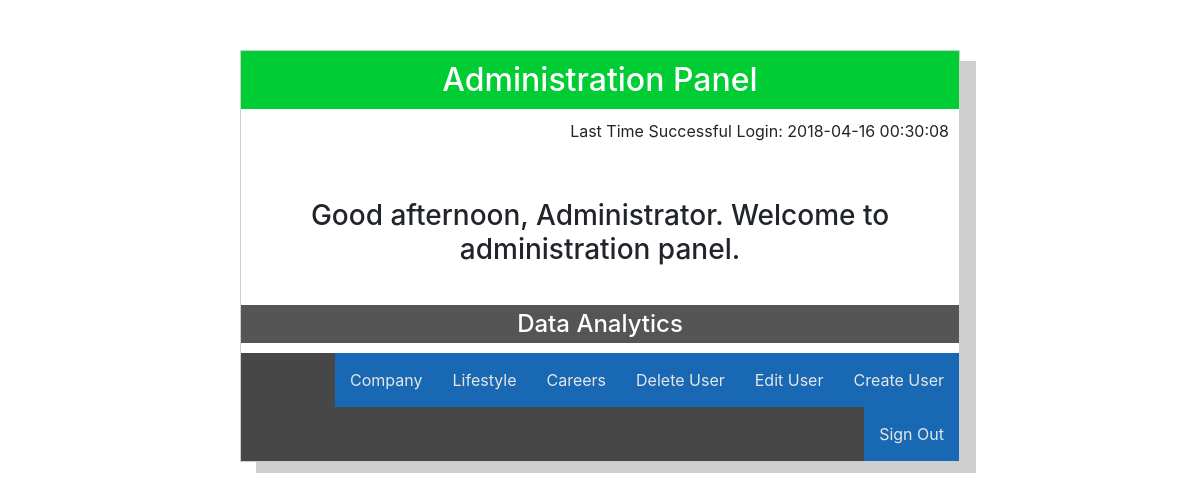
Before: /admin/index.php (signed in) with the older database file.
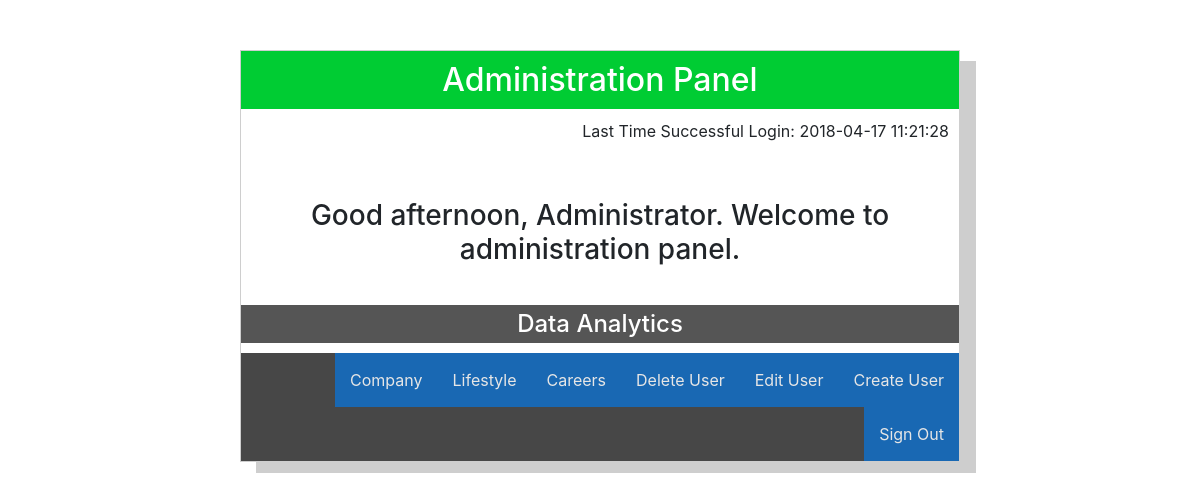
After: the same page with the newer database file.
### tables this page shows
CREATE TABLE `admin_group` (
  `user_id` varchar(36) NOT NULL,
  `user_pwd` varchar(128) NOT NULL,
  `user_fullname` varchar(36) DEFAULT NULL,
  `user_email` varchar(65) DEFAULT NULL,
  `user_ip` varchar(36) DEFAULT NULL,
  `user_permission` varchar(36) DEFAULT NULL,
  `login_date` datetime DEFAULT NULL,
  `expire_time` varchar(65) DEFAULT NULL,
  `user_first_time_login` varchar(6) DEFAULT NULL,
  PRIMARY KEY (`user_id`)
);

### admin/index.php (the view, shortened to what this page needs)
<?php
require('connection.php');
$currentTime = date('H:i:s');
if (isset($_SESSION['user_id'])) {
    $user_id              = $_SESSION['user_id'];
    $loginTime            = "SELECT login_date FROM admin_group WHERE user_id = '{$user_id}'";
    $find_user_login_time = mysqli_query($link, $loginTime);
    $lastLoginTime        = "";
    if (mysqli_num_rows($find_user_login_time)) {
        $founduser     = mysqli_fetch_array($find_user_login_time, MYSQLI_ASSOC);
        $lastLoginTime = $founduser['login_date'];
    }
} else {
    header("Location: login.php");
    exit;
}
?>
<!DOCTYPE HTML>
<html>
<head>
<link rel="stylesheet" href="../css/bootstrap.css">
<link rel="stylesheet" href="../css/font-awesome.min.css">
<link rel="stylesheet" href="../css/cms.css">
</head>
<body>
<div class="adminPanel">
    <h2>Administration Panel</h2>
    <div class="last-time-login">
        <?php if (!empty($lastLoginTime))
            echo "<p>Last Time Successful Login: " . $lastLoginTime . "</p>"; ?>
    </div>
    <div class="greetings">
        <?php
        if ($currentTime > "12:00:00" && $currentTime < "17:00:00") {
            echo "<h3>Good afternoon, " . $_SESSION['user_name'] . ". Welcome to administration panel.</h3>";
        }
        ?>
    </div>
    <h4>Data Analytics</h4>
    <div class="navigation">
        <a href="cms_createuser.php">Create User</a>
        <a href="cms_edituser.php">Edit User</a>
        <a href="cms_deleteuser.php">Delete User</a>
        <a href="cms_career.php">Careers</a>
        <a href="cms_lifestyle.php">Lifestyle</a>
        <a href="cms_company.php">Company</a>
        <a href="logout.php">Sign Out</a>
    </div>
</div>
</body>
</html>

### css/cms.css (style rules this page uses)
h2 { text-align: center; padding: 10px 0; background: #124db9; color: #ffffff; margin: 0; }
a, a:hover { color: #ffffff; text-decoration: none; }
.adminPanel, .createUser, .editUser { width: 60%; margin: 50px 20%; background: #ffffff; border: 1px solid #cecece; box-shadow: 16px 11px 0px #cecece; overflow: auto; }
.adminPanel h2 { margin: 0; padding: 10px; text-align: center; color: #ffffff; background: #00cc33; }
.adminPanel h4 { margin: 10px 0; padding: 5px; background: #555555; color: #ffffff; text-align: center; }
.greetings { text-align: center; font-size: 150%; margin: 20px 0; padding: 10px; }
.last-time-login { text-align: right; padding: 10px; }
.navigation { background: #474747; overflow: auto; }
.navigation a { padding: 15px; background: #1968b3; float: right; color: #e6e6e6; text-decoration: none; transition: 0.3s ease-in-out; -webkit-transition: 0.3s ease-in-out; -moz-transition: 0.3s ease-in-out; }

Changed rows visible on the page:
changed admin_group: login_date "2018-04-16 00:30:08" → "2018-04-17 11:21:28"
